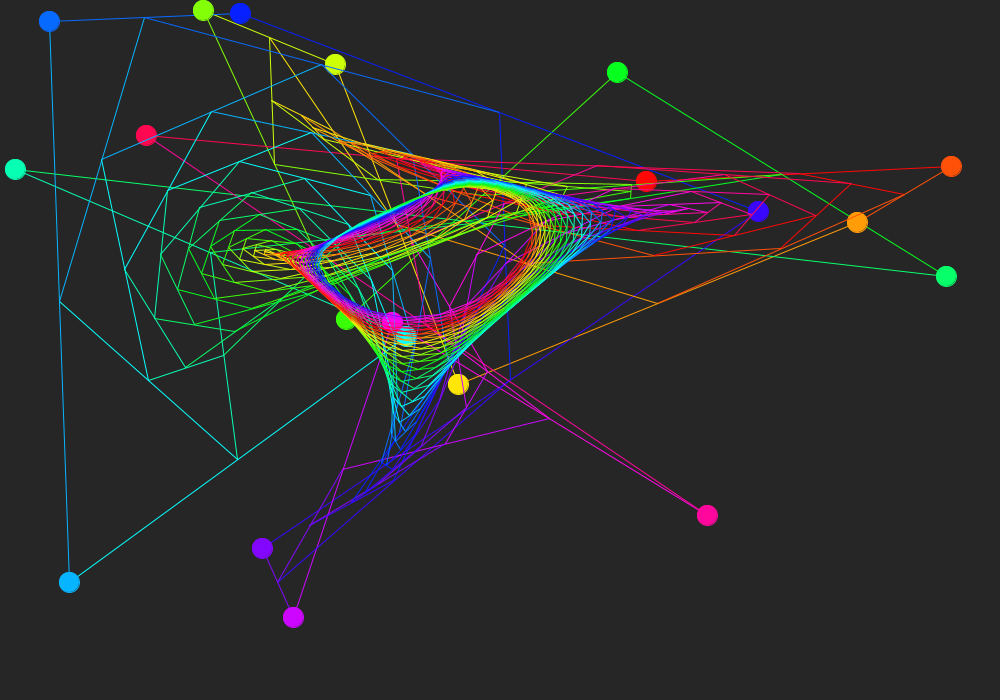
Frame 1 (no input)
Frame 60 (the mouse pressed at the canvas centre just before this capture): identical to frame 1, image omitted
Frame 120 (the mouse held since frame 60 and released just before this capture): identical to frame 1, image omitted

The Processing sketch that drew this single still picture (run headless with seeded random() and noise(); from frame 60 on, the mouse is pressed at the canvas centre):

// Processing sketch: movingPointClass
// ── movingPointClass.pde
ArrayList initialPoints, iterationSet;
int selected = -1;
boolean renderPoints = true;

int n=20;
int r=10;
int iterations = 40;
int ratio1 = 1, ratio2 = 1;

// -1 represents no selected point

class Point {
  int x, y;
  float c;
  
  Point(int xPos, int yPos, float colour) {
    x = xPos;
    y = yPos;
    c = colour;
  }
  
  void draw() {
    stroke(c%360, 97, 100);
    fill(c%360, 97, 100);
    ellipse(x, y, 2*r, 2*r);
  }
  
  Boolean selected() {
    float d = sqrt((x-mouseX)*(x-mouseX) + (y-mouseY)*(y-mouseY));
    if (d<r) {
      return true;
    } else {
      return false;
    }
  }
  
}

void connectPoints(ArrayList set) {
  for (int x=0;x<n-1;x++) {
    stroke((x*360/n)%360, 97, 100);
    Point p1 = (Point) set.get(x);
    Point p2 = (Point) set.get(x+1);
    line(p1.x, p1.y, p2.x, p2.y);
  }
  
  stroke(((n-1)*360/n)%360, 97, 100);
  Point p1 = (Point) set.get(n-1);
  Point p2 = (Point) set.get(0);
  line(p1.x, p1.y, p2.x, p2.y);
}

Point ratioDivider(Point p1, Point p2) {
  int x = (ratio1*p1.x+ratio2*p2.x)/(ratio1+ratio2);
  int y = (ratio1*p1.y+ratio2*p2.y)/(ratio1+ratio2);
  return new Point(x, y, 0);
}

ArrayList generateMidpointSet(ArrayList set) {
  ArrayList nList = new ArrayList();
  for (int x=0;x<n-1;x++) {
    nList.add(ratioDivider((Point) set.get(x), (Point) set.get(x+1)));
  }
  nList.add(ratioDivider((Point) set.get(n-1), (Point) set.get(0)));
  return nList; 
}

void setup() {
  ellipseMode(CENTER);
  size(1000, 700);
  colorMode(HSB, 360, 100, 100);
  initialPoints = new ArrayList();
  
  for (int x=0;x<n;x++) {
    initialPoints.add(new Point(int(random(width)), int(random(height)), x*360/n));
  }
  
}

void draw() {
  background(55);
  
  iterationSet = new ArrayList();
  iterationSet.add(initialPoints);
  connectPoints((ArrayList) iterationSet.get(0));
  
  if (renderPoints == true) {
    for (int x=0;x<n;x++) {
      Point temp = (Point) initialPoints.get(x);  
      temp.draw();    
    }
  }
  
  for (int z=0;z<iterations;z++) {
    iterationSet.add(generateMidpointSet((ArrayList) iterationSet.get(z)));
    connectPoints((ArrayList) iterationSet.get(z+1));
  }
  
  if ((mousePressed == true) && (selected != -1)) {
    Point movingPoint = (Point) initialPoints.get(selected);
    movingPoint.x = mouseX;
    movingPoint.y = mouseY;
  }
}

void mousePressed() {
  
  selected = -1;
  
  for (int x=0;x<n;x++) {
    Point temp = (Point) initialPoints.get(x);
     
    if (temp.selected() == true) {
      selected = x;
    }
  }
}

void keyPressed() {
  if (key == ' ') {
    initialPoints = new ArrayList();
  
    for (int x=0;x<n;x++) {
      initialPoints.add(new Point(int(random(width)), int(random(height)), x*360/n));
    }
  }
  
  if (key == 'r') {
    if (renderPoints == true) {
      renderPoints = false;
    } else {
      renderPoints = true;
    }  
  }
}
